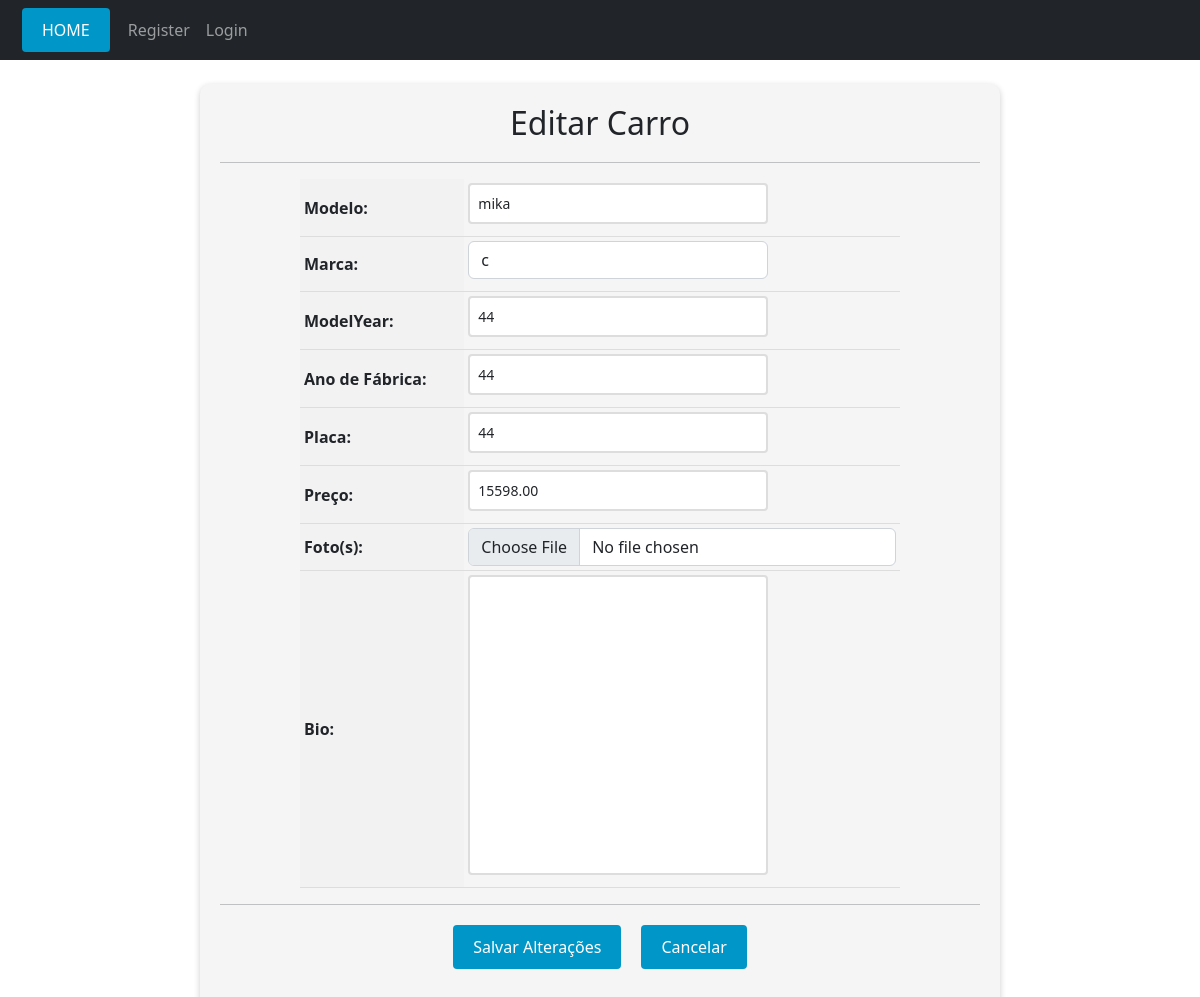
Screenshot of /cars/car_update/30/update/ with the database file from the repository.
### Car/models.py (models this page shows, shortened)
class Car(models.Model):
    id = models.AutoField(primary_key=True)
    model = models.CharField(max_length = 80)
    brand = models.ForeignKey("Marca", on_delete=models.PROTECT, related_name="brand_car")
    modelYear = models.IntegerField(blank=True, null=True)
    factoryYear = models.IntegerField(blank=True, null=True)
    plate = models.CharField(max_length=10, blank = True, null=True)
    price = models.DecimalField(max_digits=10, decimal_places=2)
    photo = models.ImageField(upload_to="cars/", blank=True, null=True)
    bio = models.TextField(max_length=300, blank=True, null=True)

class Marca(models.Model):
    id = models.AutoField(primary_key=True)
    brand = models.CharField(max_length = 80)
    def __str__(self):
        return self.brand

### Car/views.py (the view)
# urls.py: path('car_update/<int:pk>/update/', CarUpdateView.as_view(), name='car_update'),
class CarUpdateView(UpdateView):
    model = Car
    form_class = CarModelForm
    template_name = "car_update.html"
    success_url = '/cars/car_list/'

### Car/forms.py
class CarModelForm(forms.ModelForm):
   class Meta:
      model = Car
      fields = '__all__'
      exclude = ['id']
      widgets = {
         'price': forms.NumberInput(attrs={'class': 'form-control'}),
         'photo': forms.FileInput(attrs={'class': 'form-control'}),
         'model': forms.TextInput(attrs={'class': 'form-control'}),
         'brand': forms.Select(attrs={'class': 'form-control'}),
         'factoryYear': forms.NumberInput(attrs={'class': 'form-control'}),
         'plate': forms.TextInput(attrs={'class': 'form-control'}),
         'modelYear': forms.NumberInput(attrs={'class': 'form-control'}),
         'bio': forms.TextInput(attrs={'class': 'form-control', 'style': 'width: 500px; height: 300px'}),
      }
      labels = {
         'model': 'Modelo',
         'brand': 'Marca',
         'factoryYear': 'Ano de Fábrica',
         'plate': 'Placa',
         'photo': 'Foto(s)',
         'price': 'Preço',
         'bio': 'Bio'
      }

### Car/templates/car_update.html (shortened to what this page needs)
{% extends "base.html" %}
{% block content %}
  <br>
  <form method="post" enctype="multipart/form-data">
    <h1>Editar Carro</h1>
    <hr>
    <table>
      {{ form.as_table }}
    </table>
    <hr>
    <div>
      <div class="buttons-container">
        <input type="submit" value="Salvar Alterações" class="btn btn-primary">
        <a href="{% url 'car_list' %}" class="btn btn-secondary">Cancelar</a>
      </div>
    </div>
  </form>
{% endblock %}

### Car/templates/car_update.html (style rules this page uses)
form { max-width: 800px; margin: 0 auto; padding: 20px; background-color: #f5f5f5; border-radius: 10px; box-shadow: 0 2px 6px rgba(0, 0, 0, 0.2); }
form h1 { font-size: 2rem; margin-bottom: 20px; text-align: center; }
table { margin: 0 auto; border-collapse: collapse; width: 100%; max-width: 600px; }
th, td { padding: 4px; text-align: left; border-bottom: 1px solid #ddd; }
th { background-color: #f2f2f2; }
input[type="text"], input[type="number"], select, textarea { padding: 8px; font-size: 14px; border: 2px solid #ddd; border-radius: 4px; width: 100%; max-width: 300px; margin-bottom: 8px; transition: border-bottom-color 0.3s ease-in-out; }
.btn { background-color: #0096c7; color: #fff; border: none; padding: 10px 20px; font-size: 16px; border-radius: 4px; cursor: pointer; transition: background-color 0.3s ease-in-out; }
.buttons-container { display: flex; justify-content: center; margin-top: 20px; margin-bottom: 20px; }
.btn { display: inline-block; background-color: #0096c7; color: #fff; border: none; padding: 10px 20px; font-size: 16px; border-radius: 4px; cursor: pointer; transition: background-color 0.3s ease-in-out; margin: 0 10px; }
a { text-decoration: none !important; }

### rows the page displays
Car: model "mika", modelYear "44", factoryYear "44", plate "44", price "15598.00"
Marca: brand "c"
